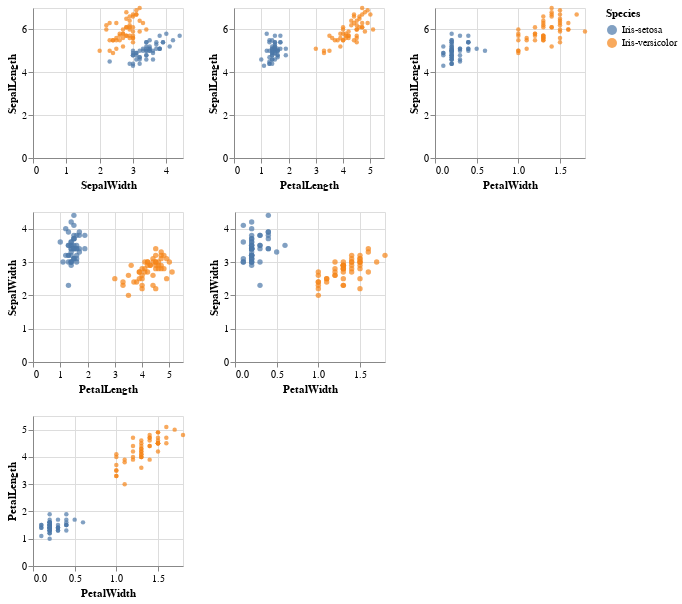

Notebook code cell kept with this figure:
### Markdown cell above
For locating information。
筛选掉糅合项，能更便于观测某一品种的分布。需要观测所有属性的分布也可以在集合中把属性添加，比没有这个设计方案更便捷。

### Code cell
first = alt.Chart().mark_point(filled=True,size=20).encode(
    alt.X(alt.repeat('column'), type='quantitative'),
    alt.Y(alt.repeat('row'), type='quantitative'),
    color='Species:N',
).properties(
    width=150,
    height=150
).repeat(
    data = iris,
    row=['SepalLength'],
    column=['SepalWidth', 'PetalLength', 'PetalWidth']
).transform_filter(
    alt.FieldOneOfPredicate(field='Species', oneOf=['Iris-setosa', 'Iris-versicolor'])
)
#--------------------------------------------------------------------
second = alt.Chart().mark_point(filled=True,size=29).encode(
    alt.X(alt.repeat('column'), type='quantitative'),
    alt.Y(alt.repeat('row'), type='quantitative'),
    color='Species:N',
).properties(
    width=150,
    height=150
).repeat(
    data = iris,
    row=['SepalWidth'],
    column=['PetalLength', 'PetalWidth']
).transform_filter(
    alt.FieldOneOfPredicate(field='Species', oneOf=['Iris-setosa', 'Iris-versicolor'])
)
#--------------------------------------------------------------------
third = alt.Chart().mark_point(filled=True,size=20).encode(
    alt.X(alt.repeat('column'), type='quantitative'),
    alt.Y(alt.repeat('row'), type='quantitative'),
    color='Species:N',
).properties(
    width=150,
    height=150
).repeat(
    data = iris,
    row=['PetalLength'],
    column=['PetalWidth']
).transform_filter(
    alt.FieldOneOfPredicate(field='Species', oneOf=['Iris-setosa', 'Iris-versicolor'])
)
#--------------------------------------------------------------------
alt.vconcat(first,second,third)

### Figure 1 — Vega-Lite specification as saved in the notebook (floating-point values rounded to 4 significant figures; data arrays with more than 128 entries replaced by an {"elided": "..."} marker saying what was removed)
{"config": {"view": {"continuousWidth": 400, "continuousHeight": 300}}, "vconcat": [{"repeat": {"column": ["SepalWidth", "PetalLength", "PetalWidth"], "row": ["SepalLength"]}, "spec": {"mark": {"type": "point", "filled": true, "size": 20}, "encoding": {"color": {"type": "nominal", "field": "Species"}, "x": {"type": "quantitative", "field": {"repeat": "column"}}, "y": {"type": "quantitative", "field": {"repeat": "row"}}}, "height": 150, "width": 150}, "transform": [{"filter": {"field": "Species", "oneOf": ["Iris-setosa", "Iris-versicolor"]}}]}, {"repeat": {"column": ["PetalLength", "PetalWidth"], "row": ["SepalWidth"]}, "spec": {"mark": {"type": "point", "filled": true, "size": 29}, "encoding": {"color": {"type": "nominal", "field": "Species"}, "x": {"type": "quantitative", "field": {"repeat": "column"}}, "y": {"type": "quantitative", "field": {"repeat": "row"}}}, "height": 150, "width": 150}, "transform": [{"filter": {"field": "Species", "oneOf": ["Iris-setosa", "Iris-versicolor"]}}]}, {"repeat": {"column": ["PetalWidth"], "row": ["PetalLength"]}, "spec": {"mark": {"type": "point", "filled": true, "size": 20}, "encoding": {"color": {"type": "nominal", "field": "Species"}, "x": {"type": "quantitative", "field": {"repeat": "column"}}, "y": {"type": "quantitative", "field": {"repeat": "row"}}}, "height": 150, "width": 150}, "transform": [{"filter": {"field": "Species", "oneOf": ["Iris-setosa", "Iris-versicolor"]}}]}], "data": {"name": "data-17573b73165b324fe49516a27bcc2ed5"}, "$schema": "https://vega.github.io/schema/vega-lite/v4.8.1.json", "datasets": {"data-17573b73165b324fe49516a27bcc2ed5": {"elided": "150 records"}}}
